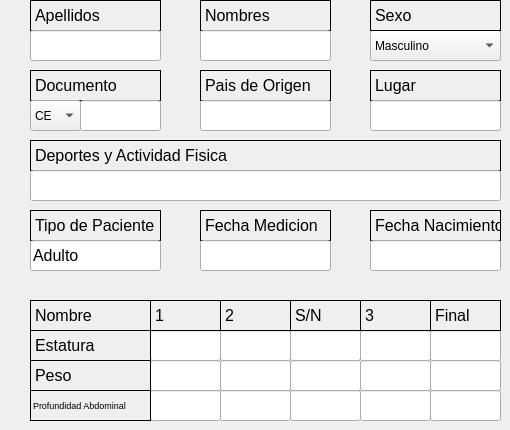
    <widget class="QWidget" name="tab">
     <attribute name="title">
      <string>entrada 1</string>
     </attribute>
     <widget class="QLabel" name="label">
      <property name="geometry">
       <rect>
        <x>30</x>
        <y>0</y>
        <width>131</width>
        <height>31</height>
       </rect>
      </property>
      <property name="font">
       <font>
        <pointsize>12</pointsize>
       </font>
      </property>
      <property name="frameShape">
       <enum>QFrame::Box</enum>
      </property>
      <property name="frameShadow">
       <enum>QFrame::Plain</enum>
      </property>
      <property name="text">
       <string>Apellidos</string>
      </property>
      <property name="scaledContents">
       <bool>false</bool>
      </property>
     </widget>
     <widget class="QLineEdit" name="lineEdit">
      <property name="geometry">
       <rect>
        <x>30</x>
        <y>30</y>
        <width>131</width>
        <height>31</height>
       </rect>
      </property>
      <property name="font">
       <font>
        <pointsize>12</pointsize>
       </font>
      </property>
      <property name="text">
       <string/>
      </property>
     </widget>
     <widget class="QLabel" name="label_2">
      <property name="geometry">
       <rect>
        <x>200</x>
        <y>0</y>
        <width>131</width>
        <height>31</height>
       </rect>
      </property>
      <property name="font">
       <font>
        <pointsize>12</pointsize>
       </font>
      </property>
      <property name="frameShape">
       <enum>QFrame::Box</enum>
      </property>
      <property name="frameShadow">
       <enum>QFrame::Plain</enum>
      </property>
      <property name="text">
       <string>Nombres</string>
      </property>
      <property name="scaledContents">
       <bool>false</bool>
      </property>
     </widget>
     <widget class="QLineEdit" name="lineEdit_2">
      <property name="geometry">
       <rect>
        <x>200</x>
        <y>30</y>
        <width>131</width>
        <height>31</height>
       </rect>
      </property>
      <property name="font">
       <font>
        <pointsize>12</pointsize>
       </font>
      </property>
      <property name="text">
       <string/>
      </property>
     </widget>
     <widget class="QComboBox" name="comboBox">
      <property name="geometry">
       <rect>
        <x>370</x>
        <y>30</y>
        <width>131</width>
        <height>31</height>
       </rect>
      </property>
      <item>
       <property name="text">
        <string>Masculino</string>
       </property>
      </item>
      <item>
       <property name="text">
        <string>Femenino</string>
       </property>
      </item>
     </widget>
     <widget class="QLabel" name="label_3">
      <property name="geometry">
       <rect>
        <x>370</x>
        <y>0</y>
        <width>131</width>
        <height>31</height>
       </rect>
      </property>
      <property name="font">
       <font>
        <pointsize>12</pointsize>
       </font>
      </property>
      <property name="frameShape">
       <enum>QFrame::Box</enum>
      </property>
      <property name="frameShadow">
       <enum>QFrame::Plain</enum>
      </property>
      <property name="text">
       <string>Sexo</string>
      </property>
      <property name="scaledContents">
       <bool>false</bool>
      </property>
     </widget>
     <widget class="QLabel" name="label_4">
      <property name="geometry">
       <rect>
        <x>30</x>
        <y>70</y>
        <width>131</width>
        <height>31</height>
       </rect>
      </property>
      <property name="font">
       <font>
        <pointsize>12</pointsize>
       </font>
      </property>
      <property name="frameShape">
       <enum>QFrame::Box</enum>
      </property>
      <property name="frameShadow">
       <enum>QFrame::Plain</enum>
      </property>
      <property name="text">
       <string>Documento</string>
      </property>
      <property name="scaledContents">
       <bool>false</bool>
      </property>
     </widget>
     <widget class="QComboBox" name="comboBox_2">
      <property name="geometry">
       <rect>
        <x>30</x>
        <y>100</y>
        <width>51</width>
        <height>31</height>
       </rect>
      </property>
      <item>
       <property name="text">
        <string>CE</string>
       </property>
      </item>
      <item>
       <property name="text">
        <string>CI</string>
       </property>
      </item>
      <item>
       <property name="text">
        <string>P</string>
       </property>
      </item>
      <item>
       <property name="text">
        <string>O</string>
       </property>
      </item>
     </widget>
     <widget class="QLineEdit" name="lineEdit_3">
      <property name="geometry">
       <rect>
        <x>80</x>
        <y>100</y>
        <width>81</width>
        <height>31</height>
       </rect>
      </property>
      <property name="font">
       <font>
        <pointsize>12</pointsize>
       </font>
      </property>
      <property name="text">
       <string/>
      </property>
     </widget>
     <widget class="QLabel" name="label_5">
      <property name="geometry">
       <rect>
        <x>200</x>
        <y>70</y>
        <width>131</width>
        <height>31</height>
       </rect>
      </property>
      <property name="font">
       <font>
        <pointsize>12</pointsize>
       </font>
      </property>
      <property name="frameShape">
       <enum>QFrame::Box</enum>
      </property>
      <property name="frameShadow">
       <enum>QFrame::Plain</enum>
      </property>
      <property name="text">
       <string>Pais de Origen</string>
      </property>
      <property name="scaledContents">
       <bool>false</bool>
      </property>
     </widget>
     <widget class="QLineEdit" name="lineEdit_4">
      <property name="geometry">
       <rect>
        <x>200</x>
        <y>100</y>
        <width>131</width>
        <height>31</height>
       </rect>
      </property>
      <property name="font">
       <font>
        <pointsize>12</pointsize>
       </font>
      </property>
      <property name="text">
       <string/>
      </property>
     </widget>
     <widget class="QLabel" name="label_6">
      <property name="geometry">
       <rect>
        <x>370</x>
        <y>70</y>
        <width>131</width>
        <height>31</height>
       </rect>
      </property>
      <property name="font">
       <font>
        <pointsize>12</pointsize>
       </font>
      </property>
      <property name="frameShape">
       <enum>QFrame::Box</enum>
      </property>
      <property name="frameShadow">
       <enum>QFrame::Plain</enum>
      </property>
      <property name="text">
       <string>Lugar</string>
      </property>
      <property name="scaledContents">
       <bool>false</bool>
      </property>
     </widget>
     <widget class="QLineEdit" name="lineEdit_5">
      <property name="geometry">
       <rect>
        <x>370</x>
        <y>100</y>
        <width>131</width>
        <height>31</height>
       </rect>
      </property>
      <property name="font">
       <font>
        <pointsize>12</pointsize>
       </font>
      </property>
      <property name="text">
       <string/>
      </property>
     </widget>
     <widget class="QLabel" name="label_7">
      <property name="geometry">
       <rect>
        <x>30</x>
        <y>140</y>
        <width>471</width>
        <height>31</height>
       </rect>
      </property>
      <property name="font">
       <font>
        <pointsize>12</pointsize>
       </font>
      </property>
      <property name="frameShape">
       <enum>QFrame::Box</enum>
      </property>
      <property name="frameShadow">
       <enum>QFrame::Plain</enum>
      </property>
      <property name="text">
       <string>Deportes y Actividad Fisica</string>
      </property>
      <property name="scaledContents">
       <bool>false</bool>
      </property>
     </widget>
     <widget class="QLineEdit" name="lineEdit_6">
      <property name="geometry">
       <rect>
        <x>30</x>
        <y>170</y>
        <width>471</width>
        <height>31</height>
       </rect>
      </property>
      <property name="font">
       <font>
        <pointsize>12</pointsize>
       </font>
      </property>
      <property name="text">
       <string/>
      </property>
     </widget>
     <widget class="QLabel" name="label_8">
      <property name="geometry">
       <rect>
        <x>30</x>
        <y>210</y>
        <width>131</width>
        <height>31</height>
       </rect>
      </property>
      <property name="font">
       <font>
        <pointsize>12</pointsize>
       </font>
      </property>
      <property name="frameShape">
       <enum>QFrame::Box</enum>
      </property>
      <property name="frameShadow">
       <enum>QFrame::Plain</enum>
      </property>
      <property name="text">
       <string>Tipo de Paciente</string>
      </property>
      <property name="scaledContents">
       <bool>false</bool>
      </property>
     </widget>
     <widget class="QLabel" name="label_9">
      <property name="geometry">
       <rect>
        <x>200</x>
        <y>210</y>
        <width>131</width>
        <height>31</height>
       </rect>
      </property>
      <property name="font">
       <font>
        <pointsize>12</pointsize>
       </font>
      </property>
      <property name="frameShape">
       <enum>QFrame::Box</enum>
      </property>
      <property name="frameShadow">
       <enum>QFrame::Plain</enum>
      </property>
      <property name="text">
       <string>Fecha Medicion</string>
      </property>
      <property name="scaledContents">
       <bool>false</bool>
      </property>
     </widget>
     <widget class="QLabel" name="label_10">
      <property name="geometry">
       <rect>
        <x>370</x>
        <y>210</y>
        <width>131</width>
        <height>31</height>
       </rect>
      </property>
      <property name="font">
       <font>
        <pointsize>12</pointsize>
       </font>
      </property>
      <property name="frameShape">
       <enum>QFrame::Box</enum>
      </property>
      <property name="frameShadow">
       <enum>QFrame::Plain</enum>
      </property>
      <property name="text">
       <string>Fecha Nacimiento</string>
      </property>
      <property name="scaledContents">
       <bool>false</bool>
      </property>
     </widget>
     <widget class="QLineEdit" name="lineEdit_7">
      <property name="geometry">
       <rect>
        <x>30</x>
        <y>240</y>
        <width>131</width>
        <height>31</height>
       </rect>
      </property>
      <property name="font">
       <font>
        <pointsize>12</pointsize>
       </font>
      </property>
      <property name="text">
       <string>Adulto</string>
      </property>
      <property name="readOnly">
       <bool>true</bool>
      </property>
     </widget>
     <widget class="QLineEdit" name="lineEdit_8">
      <property name="geometry">
       <rect>
        <x>200</x>
        <y>240</y>
        <width>131</width>
        <height>31</height>
       </rect>
      </property>
      <property name="font">
       <font>
        <pointsize>12</pointsize>
       </font>
      </property>
      <property name="text">
       <string/>
      </property>
     </widget>
     <widget class="QLineEdit" name="lineEdit_9">
      <property name="geometry">
       <rect>
        <x>370</x>
        <y>240</y>
        <width>131</width>
        <height>31</height>
       </rect>
      </property>
      <property name="font">
       <font>
        <pointsize>12</pointsize>
       </font>
      </property>
      <property name="text">
       <string/>
      </property>
     </widget>
     <widget class="QLabel" name="label_11">
      <property name="geometry">
       <rect>
        <x>30</x>
        <y>300</y>
        <width>121</width>
        <height>31</height>
       </rect>
      </property>
      <property name="font">
       <font>
        <pointsize>12</pointsize>
       </font>
      </property>
      <property name="frameShape">
       <enum>QFrame::Box</enum>
      </property>
      <property name="frameShadow">
       <enum>QFrame::Plain</enum>
      </property>
      <property name="text">
       <string>Nombre</string>
      </property>
      <property name="scaledContents">
       <bool>false</bool>
      </property>
     </widget>
     <widget class="QLineEdit" name="lineEdit_11">
      <property name="geometry">
       <rect>
        <x>150</x>
        <y>330</y>
        <width>71</width>
        <height>31</height>
       </rect>
      </property>
      <property name="font">
       <font>
        <pointsize>12</pointsize>
       </font>
      </property>
      <property name="text">
       <string/>
      </property>
     </widget>
     <widget class="QLineEdit" name="lineEdit_12">
      <property name="geometry">
       <rect>
        <x>220</x>
        <y>330</y>
        <width>71</width>
        <height>31</height>
       </rect>
      </property>
      <property name="font">
       <font>
        <pointsize>12</pointsize>
       </font>
      </property>
      <property name="text">
       <string/>
      </property>
     </widget>
     <widget class="QLineEdit" name="lineEdit_13">
      <property name="geometry">
       <rect>
        <x>290</x>
        <y>330</y>
        <width>71</width>
        <height>31</height>
       </rect>
      </property>
      <property name="font">
       <font>
        <pointsize>12</pointsize>
       </font>
      </property>
      <property name="text">
       <string/>
      </property>
     </widget>
     <widget class="QLineEdit" name="lineEdit_14">
      <property name="geometry">
       <rect>
        <x>360</x>
        <y>330</y>
        <width>71</width>
        <height>31</height>
       </rect>
      </property>
      <property name="font">
       <font>
        <pointsize>12</pointsize>
       </font>
      </property>
      <property name="text">
       <string/>
      </property>
     </widget>
     <widget class="QLineEdit" name="lineEdit_15">
      <property name="geometry">
       <rect>
        <x>430</x>
        <y>330</y>
        <width>71</width>
        <height>31</height>
       </rect>
      </property>
      <property name="font">
       <font>
        <pointsize>12</pointsize>
       </font>
      </property>
      <property name="text">
       <string/>
      </property>
     </widget>
     <widget class="QLabel" name="label_12">
      <property name="geometry">
       <rect>
        <x>150</x>
        <y>300</y>
        <width>71</width>
        <height>31</height>
       </rect>
      </property>
      <property name="font">
       <font>
        <pointsize>12</pointsize>
       </font>
      </property>
      <property name="frameShape">
       <enum>QFrame::Box</enum>
      </property>
      <property name="frameShadow">
       <enum>QFrame::Plain</enum>
      </property>
      <property name="text">
       <string>1</string>
      </property>
      <property name="scaledContents">
       <bool>false</bool>
      </property>
     </widget>
     <widget class="QLabel" name="label_13">
      <property name="geometry">
       <rect>
        <x>220</x>
        <y>300</y>
        <width>71</width>
        <height>31</height>
       </rect>
      </property>
      <property name="font">
       <font>
        <pointsize>12</pointsize>
       </font>
      </property>
      <property name="frameShape">
       <enum>QFrame::Box</enum>
      </property>
      <property name="frameShadow">
       <enum>QFrame::Plain</enum>
      </property>
      <property name="text">
       <string>2</string>
      </property>
      <property name="scaledContents">
       <bool>false</bool>
      </property>
     </widget>
     <widget class="QLabel" name="label_14">
      <property name="geometry">
       <rect>
        <x>290</x>
        <y>300</y>
        <width>71</width>
        <height>31</height>
       </rect>
      </property>
      <property name="font">
       <font>
        <pointsize>12</pointsize>
       </font>
      </property>
      <property name="frameShape">
       <enum>QFrame::Box</enum>
      </property>
      <property name="frameShadow">
       <enum>QFrame::Plain</enum>
      </property>
      <property name="text">
       <string>S/N</string>
      </property>
      <property name="scaledContents">
       <bool>false</bool>
      </property>
     </widget>
     <widget class="QLabel" name="label_15">
      <property name="geometry">
       <rect>
        <x>360</x>
        <y>300</y>
        <width>71</width>
        <height>31</height>
       </rect>
      </property>
      <property name="font">
       <font>
        <pointsize>12</pointsize>
       </font>
      </property>
      <property name="frameShape">
       <enum>QFrame::Box</enum>
      </property>
      <property name="frameShadow">
       <enum>QFrame::Plain</enum>
      </property>
      <property name="text">
       <string>3</string>
      </property>
      <property name="scaledContents">
       <bool>false</bool>
      </property>
     </widget>
     <widget class="QLabel" name="label_16">
      <property name="geometry">
       <rect>
        <x>430</x>
        <y>300</y>
        <width>71</width>
        <height>31</height>
       </rect>
      </property>
      <property name="font">
       <font>
        <pointsize>12</pointsize>
       </font>
      </property>
      <property name="frameShape">
       <enum>QFrame::Box</enum>
      </property>
      <property name="frameShadow">
       <enum>QFrame::Plain</enum>
      </property>
      <property name="text">
       <string>Final</string>
      </property>
      <property name="scaledContents">
       <bool>false</bool>
      </property>
     </widget>
     <widget class="QLineEdit" name="lineEdit_17">
      <property name="geometry">
       <rect>
        <x>150</x>
        <y>360</y>
        <width>71</width>
        <height>31</height>
       </rect>
      </property>
      <property name="font">
       <font>
        <pointsize>12</pointsize>
       </font>
      </property>
      <property name="text">
       <string/>
      </property>
     </widget>
     <widget class="QLineEdit" name="lineEdit_18">
      <property name="geometry">
       <rect>
        <x>220</x>
        <y>360</y>
        <width>71</width>
        <height>31</height>
       </rect>
      </property>
      <property name="font">
       <font>
        <pointsize>12</pointsize>
       </font>
      </property>
      <property name="text">
       <string/>
      </property>
     </widget>
     <widget class="QLineEdit" name="lineEdit_19">
      <property name="geometry">
       <rect>
        <x>290</x>
        <y>360</y>
        <width>71</width>
        <height>31</height>
       </rect>
      </property>
      <property name="font">
       <font>
        <pointsize>12</pointsize>
       </font>
      </property>
      <property name="text">
       <string/>
      </property>
     </widget>
     <widget class="QLineEdit" name="lineEdit_20">
      <property name="geometry">
       <rect>
        <x>360</x>
        <y>360</y>
        <width>71</width>
        <height>31</height>
       </rect>
      </property>
      <property name="font">
       <font>
        <pointsize>12</pointsize>
       </font>
      </property>
      <property name="text">
       <string/>
      </property>
     </widget>
     <widget class="QLineEdit" name="lineEdit_21">
      <property name="geometry">
       <rect>
        <x>430</x>
        <y>360</y>
        <width>71</width>
        <height>31</height>
       </rect>
      </property>
      <property name="font">
       <font>
        <pointsize>12</pointsize>
       </font>
      </property>
      <property name="text">
       <string/>
      </property>
     </widget>
     <widget class="QLineEdit" name="lineEdit_23">
      <property name="geometry">
       <rect>
        <x>150</x>
        <y>390</y>
        <width>71</width>
        <height>31</height>
       </rect>
      </property>
      <property name="font">
       <font>
        <pointsize>12</pointsize>
       </font>
      </property>
      <property name="text">
       <string/>
      </property>
     </widget>
     <widget class="QLineEdit" name="lineEdit_24">
      <property name="geometry">
       <rect>
        <x>220</x>
        <y>390</y>
        <width>71</width>
        <height>31</height>
       </rect>
      </property>
      <property name="font">
       <font>
        <pointsize>12</pointsize>
       </font>
      </property>
      <property name="text">
       <string/>
      </property>
     </widget>
     <widget class="QLineEdit" name="lineEdit_25">
      <property name="geometry">
       <rect>
        <x>290</x>
        <y>390</y>
        <width>71</width>
        <height>31</height>
       </rect>
      </property>
      <property name="font">
       <font>
        <pointsize>12</pointsize>
       </font>
      </property>
      <property name="text">
       <string/>
      </property>
     </widget>
     <widget class="QLineEdit" name="lineEdit_26">
      <property name="geometry">
       <rect>
        <x>360</x>
        <y>390</y>
        <width>71</width>
        <height>31</height>
       </rect>
      </property>
      <property name="font">
       <font>
        <pointsize>12</pointsize>
       </font>
      </property>
      <property name="text">
       <string/>
      </property>
     </widget>
     <widget class="QLineEdit" name="lineEdit_27">
      <property name="geometry">
       <rect>
        <x>430</x>
        <y>390</y>
        <width>71</width>
        <height>31</height>
       </rect>
      </property>
      <property name="font">
       <font>
        <pointsize>12</pointsize>
       </font>
      </property>
      <property name="text">
       <string/>
      </property>
     </widget>
     <widget class="QLabel" name="label_17">
      <property name="geometry">
       <rect>
        <x>30</x>
        <y>330</y>
        <width>121</width>
        <height>31</height>
       </rect>
      </property>
      <property name="font">
       <font>
        <pointsize>12</pointsize>
       </font>
      </property>
      <property name="frameShape">
       <enum>QFrame::Box</enum>
      </property>
      <property name="frameShadow">
       <enum>QFrame::Plain</enum>
      </property>
      <property name="text">
       <string>Estatura</string>
      </property>
      <property name="scaledContents">
       <bool>false</bool>
      </property>
     </widget>
     <widget class="QLabel" name="label_18">
      <property name="geometry">
       <rect>
        <x>30</x>
        <y>360</y>
        <width>121</width>
        <height>31</height>
       </rect>
      </property>
      <property name="font">
       <font>
        <pointsize>12</pointsize>
       </font>
      </property>
      <property name="frameShape">
       <enum>QFrame::Box</enum>
      </property>
      <property name="frameShadow">
       <enum>QFrame::Plain</enum>
      </property>
      <property name="text">
       <string>Peso</string>
      </property>
      <property name="scaledContents">
       <bool>false</bool>
      </property>
     </widget>
     <widget class="QLabel" name="label_19">
      <property name="geometry">
       <rect>
        <x>30</x>
        <y>390</y>
        <width>121</width>
        <height>31</height>
       </rect>
      </property>
      <property name="font">
       <font>
        <pointsize>7</pointsize>
       </font>
      </property>
      <property name="frameShape">
       <enum>QFrame::Box</enum>
      </property>
      <property name="frameShadow">
       <enum>QFrame::Plain</enum>
      </property>
      <property name="text">
       <string>Profundidad Abdominal</string>
      </property>
      <property name="scaledContents">
       <bool>false</bool>
      </property>
     </widget>
    </widget>
